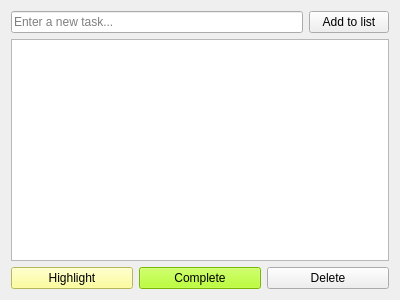
<?xml version="1.0" encoding="UTF-8"?>
<ui version="4.0">
 <class>Form</class>
 <widget class="QWidget" name="Form">
  <property name="geometry">
   <rect>
    <x>0</x>
    <y>0</y>
    <width>400</width>
    <height>300</height>
   </rect>
  </property>
  <property name="windowTitle">
   <string>To-Do App</string>
  </property>
  <layout class="QGridLayout" name="gridLayout">
   <item row="0" column="0">
    <layout class="QHBoxLayout" name="horizontalLayout">
     <item>
      <widget class="QLineEdit" name="taskInput">
       <property name="placeholderText">
        <string>Enter a new task...</string>
       </property>
      </widget>
     </item>
     <item>
      <widget class="QPushButton" name="addButton">
       <property name="text">
        <string>Add to list</string>
       </property>
      </widget>
     </item>
    </layout>
   </item>
   <item row="1" column="0">
    <widget class="QListWidget" name="taskList">
     <property name="autoFillBackground">
      <bool>false</bool>
     </property>
    </widget>
   </item>
   <item row="2" column="0">
    <layout class="QHBoxLayout" name="horizontalLayout_2">
     <item>
      <widget class="QPushButton" name="highlightButton">
       <property name="styleSheet">
        <string notr="true">background-color: rgb(255, 255, 127);</string>
       </property>
       <property name="text">
        <string>Highlight</string>
       </property>
      </widget>
     </item>
     <item>
      <widget class="QPushButton" name="markCompleteButton">
       <property name="styleSheet">
        <string notr="true">background-color: rgb(170, 255, 0);</string>
       </property>
       <property name="text">
        <string>Complete</string>
       </property>
      </widget>
     </item>
     <item>
      <widget class="QPushButton" name="deleteButton">
       <property name="text">
        <string>Delete</string>
       </property>
      </widget>
     </item>
    </layout>
   </item>
  </layout>
 </widget>
 <resources/>
 <connections/>
</ui>
